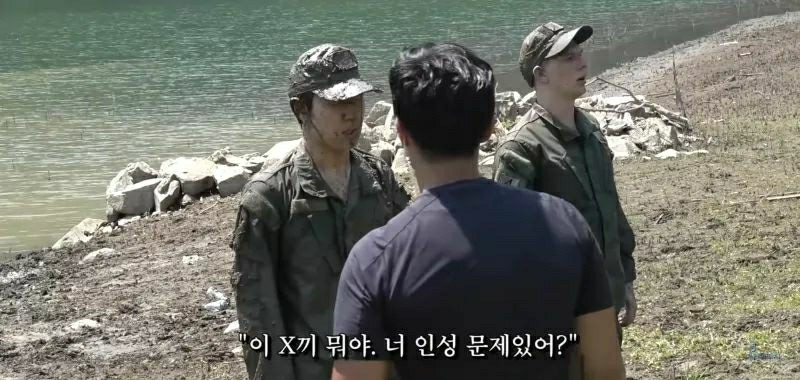
#> input picture cv/insung.jpeg, 800 x 380 px, given in place of project_video.mp4, which was not available
$ python 4th_try.py
#> lines starting #> are read from the running program, lines starting #| are printed output that depends on the picture; pictures that were not available may be replaced by others from this repository, and a replacement may not be noted
#> further down, frame is the input picture: shape (380, 800, 3); mean B, G, R 105.5, 115.1, 113.1
import cv2
import numpy as np

cap = cv2.VideoCapture('resource/project_video.mp4')
#img = cv2.imread('resource/sample.png')

# Edge Detection

def canny(image):
    gray = cv2.cvtColor(image, cv2.COLOR_BGR2GRAY)
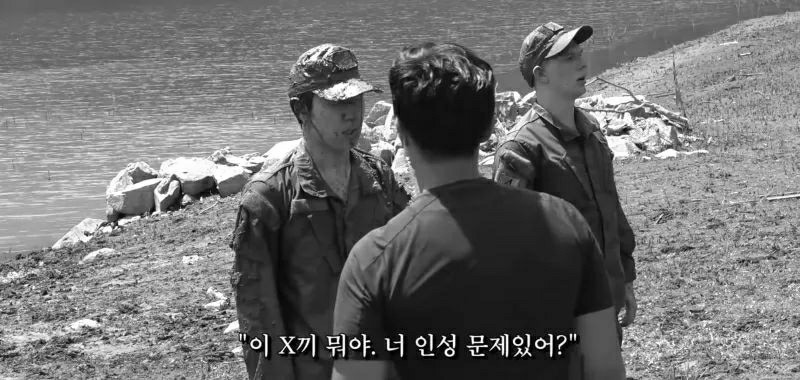
#> gray: shape (380, 800); min 0, max 255, mean 113.4
    blur = cv2.GaussianBlur(gray, (5, 5), 0)
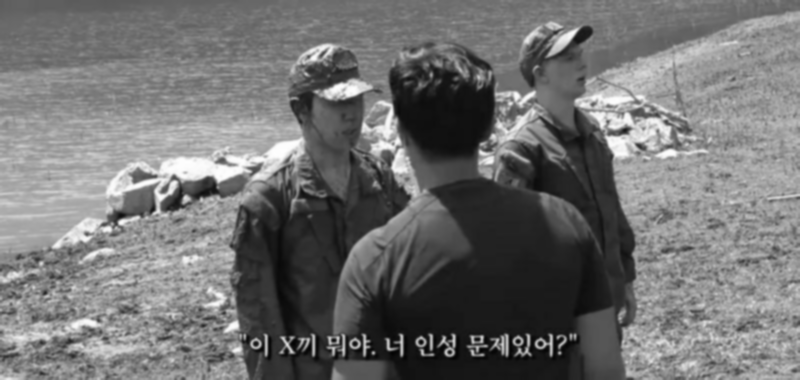
#> blur: shape (380, 800); min 3, max 254, mean 113.4
    canny = cv2.Canny(blur, 50, 150) # LOW ~ HIGH
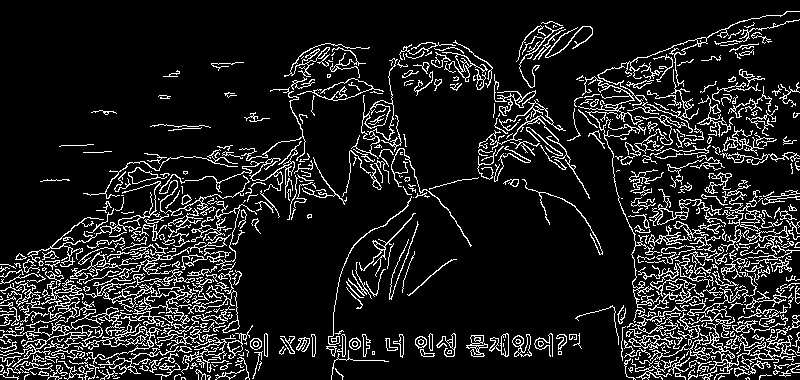
#> canny: shape (380, 800); 12.2% white in thin lines or dots
    return canny


def region_of_interest(image):
    height = image.shape[0]
#> height = 380
    triangle = np.array([[(195, height), (1131, height), (633, 415)]])
#> triangle = [[195, 380], [1131, 380], [633, 415]]
    # vertices: bottom left, bottom right, top
    mask = np.zeros_like(image) # Generate an array filled with zeros,
                                # but in same shape and type as a given array
    cv2.fillPoly(mask, triangle, (255, 255, 255)) #Fill in the mask array with triangle array
#> mask: shape (380, 800); every value is 0
    masked_image = cv2.bitwise_and(image, mask) # Cropped image, in triangle shape
    return masked_image


global_left_fit_average = []
global_right_fit_average = []

def average_slope_intercept(image, lines):
    left_fit = []
    right_fit = []
    non_fit = []
    global global_left_fit_average
    global global_right_fit_average

    if lines is not None:
        for line in lines:
            x1, y1, x2, y2 = line.reshape(4)
            #x1, y1, x2, y2 = np.reshape(line, (1, 4))

            slope = ((y1 - y2) / (x1 - x2))

            intercept = y1 - slope * x1

            if slope < 0:
                left_fit.append((slope, intercept))

            elif slope > 0:
                right_fit.append((slope, intercept))

            else:
                non_fit.append((slope, intercept))

    if (len(left_fit) == 0):
        left_fit_average = global_left_fit_average
    else:
        left_fit_average = np.average(left_fit, axis=0)
        global_left_fit_average = left_fit_average


    if (len(right_fit) == 0):
        right_fit_average = global_right_fit_average
    else:
        right_fit_average = np.average(right_fit, axis=0)
        global_right_fit_average = right_fit_average

    left_line = make_coordinates(image, left_fit_average)
    right_line = make_coordinates(image, right_fit_average)

    lines = [left_line, right_line]
    return lines

def make_coordinates(image, line_parameters):
    slope, intercept = line_parameters

    y1 = image.shape[0] # Height
    y2 = int(y1*(3/5)) # ??????
    x1 = int((y1 - intercept) / slope)
    x2 = int((y2 - intercept) / slope)


    points = [x1, y1, x2, y2]
    return points


def display_lines(image, lines):
    line_image = np.zeros_like(image) # Array filled with zeros
    if lines is not None:
        for line in lines:
            try:
                x1, y1, x2, y2 = line
            except:
                x1, y1, x2, y2 = line[0]

            cv2.line(line_image, (x2, y2), (x1, y1), (0, 255, 0), 10)
            # Fill the empty array with the lines
        return line_image


while(cap.isOpened()):
    ret, frame = cap.read()
    img = frame

    lane_image = np.copy(img) # Background lane image

    canny_image = canny(img)

    cropped_image = region_of_interest(canny_image)

    lines = cv2.HoughLinesP(cropped_image, 2, np.pi/180, 100, np.array([]), minLineLength=40, maxLineGap=5)
#> lines = None

#> (the run stopped early here; a loop or call above may not have finished)
